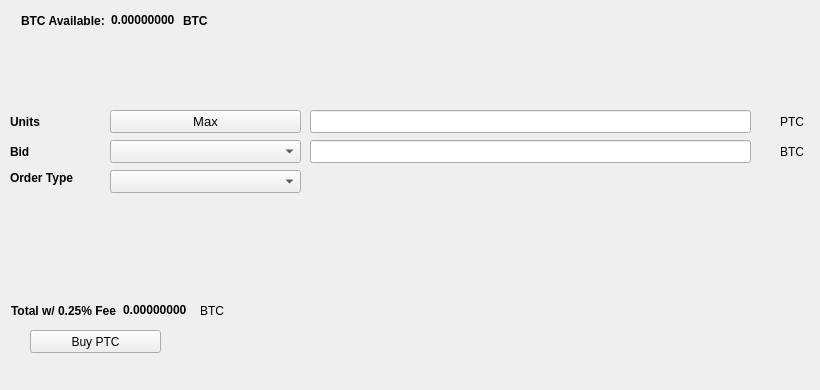
   <widget class="QWidget" name="BuyTab">
    <attribute name="title">
     <string>Buy</string>
    </attribute>
    <widget class="QPushButton" name="BuyPTC">
     <property name="geometry">
      <rect>
       <x>30</x>
       <y>330</y>
       <width>131</width>
       <height>23</height>
      </rect>
     </property>
     <property name="text">
      <string>Buy PTC</string>
     </property>
     <property name="icon">
      <iconset resource="../purpleturtle.qrc">
       <normaloff>:/icons/bitcoin</normaloff>:/icons/bitcoin</iconset>
     </property>
    </widget>
    <widget class="QLabel" name="label_3">
     <property name="geometry">
      <rect>
       <x>10</x>
       <y>110</y>
       <width>46</width>
       <height>23</height>
      </rect>
     </property>
     <property name="font">
      <font>
       <weight>75</weight>
       <bold>true</bold>
      </font>
     </property>
     <property name="text">
      <string>Units</string>
     </property>
    </widget>
    <widget class="QLineEdit" name="UnitsInput">
     <property name="geometry">
      <rect>
       <x>310</x>
       <y>110</y>
       <width>441</width>
       <height>23</height>
      </rect>
     </property>
     <property name="font">
      <font>
       <pointsize>9</pointsize>
       <weight>75</weight>
       <bold>true</bold>
      </font>
     </property>
    </widget>
    <widget class="QLineEdit" name="BuyBidPriceEdit">
     <property name="geometry">
      <rect>
       <x>310</x>
       <y>140</y>
       <width>441</width>
       <height>23</height>
      </rect>
     </property>
     <property name="font">
      <font>
       <pointsize>9</pointsize>
       <weight>75</weight>
       <bold>true</bold>
      </font>
     </property>
    </widget>
    <widget class="QLabel" name="label_4">
     <property name="geometry">
      <rect>
       <x>780</x>
       <y>110</y>
       <width>31</width>
       <height>23</height>
      </rect>
     </property>
     <property name="text">
      <string>PTC</string>
     </property>
    </widget>
    <widget class="QLabel" name="label_5">
     <property name="geometry">
      <rect>
       <x>780</x>
       <y>140</y>
       <width>31</width>
       <height>23</height>
      </rect>
     </property>
     <property name="text">
      <string>BTC</string>
     </property>
    </widget>
    <widget class="QLabel" name="label_6">
     <property name="geometry">
      <rect>
       <x>10</x>
       <y>140</y>
       <width>46</width>
       <height>23</height>
      </rect>
     </property>
     <property name="font">
      <font>
       <weight>75</weight>
       <bold>true</bold>
      </font>
     </property>
     <property name="text">
      <string>Bid</string>
     </property>
    </widget>
    <widget class="QLabel" name="label_7">
     <property name="geometry">
      <rect>
       <x>10</x>
       <y>170</y>
       <width>91</width>
       <height>16</height>
      </rect>
     </property>
     <property name="font">
      <font>
       <weight>75</weight>
       <bold>true</bold>
      </font>
     </property>
     <property name="text">
      <string>Order Type</string>
     </property>
    </widget>
    <widget class="QPushButton" name="Buy_Max_Amount">
     <property name="geometry">
      <rect>
       <x>110</x>
       <y>110</y>
       <width>191</width>
       <height>23</height>
      </rect>
     </property>
     <property name="font">
      <font>
       <pointsize>10</pointsize>
      </font>
     </property>
     <property name="text">
      <string>Max</string>
     </property>
    </widget>
    <widget class="QComboBox" name="BuyBidcomboBox">
     <property name="geometry">
      <rect>
       <x>110</x>
       <y>140</y>
       <width>191</width>
       <height>23</height>
      </rect>
     </property>
     <property name="font">
      <font>
       <pointsize>10</pointsize>
      </font>
     </property>
    </widget>
    <widget class="QComboBox" name="buyOrdertypeCombo">
     <property name="geometry">
      <rect>
       <x>110</x>
       <y>170</y>
       <width>191</width>
       <height>23</height>
      </rect>
     </property>
     <property name="font">
      <font>
       <pointsize>10</pointsize>
      </font>
     </property>
    </widget>
    <widget class="QWidget" name="layoutWidget1">
     <property name="geometry">
      <rect>
       <x>21</x>
       <y>11</y>
       <width>227</width>
       <height>19</height>
      </rect>
     </property>
     <layout class="QHBoxLayout" name="horizontalLayout_3">
      <item>
       <widget class="QLabel" name="label232">
        <property name="font">
         <font>
          <weight>75</weight>
          <bold>true</bold>
         </font>
        </property>
        <property name="text">
         <string>BTC Available:</string>
        </property>
       </widget>
      </item>
      <item>
       <widget class="QLabel" name="BtcAvailableLbl">
        <property name="palette">
         <palette>
          <active>
           <colorrole role="WindowText">
            <brush brushstyle="SolidPattern">
             <color alpha="255">
              <red>0</red>
              <green>0</green>
              <blue>0</blue>
             </color>
            </brush>
           </colorrole>
           <colorrole role="Button">
            <brush brushstyle="SolidPattern">
             <color alpha="255">
              <red>0</red>
              <green>170</green>
              <blue>0</blue>
             </color>
            </brush>
           </colorrole>
           <colorrole role="Light">
            <brush brushstyle="SolidPattern">
             <color alpha="255">
              <red>0</red>
              <green>255</green>
              <blue>0</blue>
             </color>
            </brush>
           </colorrole>
           <colorrole role="Midlight">
            <brush brushstyle="SolidPattern">
             <color alpha="255">
              <red>0</red>
              <green>212</green>
              <blue>0</blue>
             </color>
            </brush>
           </colorrole>
           <colorrole role="Dark">
            <brush brushstyle="SolidPattern">
             <color alpha="255">
              <red>0</red>
              <green>85</green>
              <blue>0</blue>
             </color>
            </brush>
           </colorrole>
           <colorrole role="Mid">
            <brush brushstyle="SolidPattern">
             <color alpha="255">
              <red>0</red>
              <green>113</green>
              <blue>0</blue>
             </color>
            </brush>
           </colorrole>
           <colorrole role="Text">
            <brush brushstyle="SolidPattern">
             <color alpha="255">
              <red>0</red>
              <green>170</green>
              <blue>0</blue>
             </color>
            </brush>
           </colorrole>
           <colorrole role="BrightText">
            <brush brushstyle="SolidPattern">
             <color alpha="255">
              <red>255</red>
              <green>255</green>
              <blue>255</blue>
             </color>
            </brush>
           </colorrole>
           <colorrole role="ButtonText">
            <brush brushstyle="SolidPattern">
             <color alpha="255">
              <red>0</red>
              <green>0</green>
              <blue>0</blue>
             </color>
            </brush>
           </colorrole>
           <colorrole role="Base">
            <brush brushstyle="SolidPattern">
             <color alpha="255">
              <red>255</red>
              <green>255</green>
              <blue>255</blue>
             </color>
            </brush>
           </colorrole>
           <colorrole role="Window">
            <brush brushstyle="SolidPattern">
             <color alpha="255">
              <red>0</red>
              <green>170</green>
              <blue>0</blue>
             </color>
            </brush>
           </colorrole>
           <colorrole role="Shadow">
            <brush brushstyle="SolidPattern">
             <color alpha="255">
              <red>0</red>
              <green>0</green>
              <blue>0</blue>
             </color>
            </brush>
           </colorrole>
           <colorrole role="AlternateBase">
            <brush brushstyle="SolidPattern">
             <color alpha="255">
              <red>127</red>
              <green>212</green>
              <blue>127</blue>
             </color>
            </brush>
           </colorrole>
           <colorrole role="ToolTipBase">
            <brush brushstyle="SolidPattern">
             <color alpha="255">
              <red>255</red>
              <green>255</green>
              <blue>220</blue>
             </color>
            </brush>
           </colorrole>
           <colorrole role="ToolTipText">
            <brush brushstyle="SolidPattern">
             <color alpha="255">
              <red>0</red>
              <green>0</green>
              <blue>0</blue>
             </color>
            </brush>
           </colorrole>
          </active>
          <inactive>
           <colorrole role="WindowText">
            <brush brushstyle="SolidPattern">
             <color alpha="255">
              <red>0</red>
              <green>0</green>
              <blue>0</blue>
             </color>
            </brush>
           </colorrole>
           <colorrole role="Button">
            <brush brushstyle="SolidPattern">
             <color alpha="255">
              <red>0</red>
              <green>170</green>
              <blue>0</blue>
             </color>
            </brush>
           </colorrole>
           <colorrole role="Light">
            <brush brushstyle="SolidPattern">
             <color alpha="255">
              <red>0</red>
              <green>255</green>
              <blue>0</blue>
             </color>
            </brush>
           </colorrole>
           <colorrole role="Midlight">
            <brush brushstyle="SolidPattern">
             <color alpha="255">
              <red>0</red>
              <green>212</green>
              <blue>0</blue>
             </color>
            </brush>
           </colorrole>
           <colorrole role="Dark">
            <brush brushstyle="SolidPattern">
             <color alpha="255">
              <red>0</red>
              <green>85</green>
              <blue>0</blue>
             </color>
            </brush>
           </colorrole>
           <colorrole role="Mid">
            <brush brushstyle="SolidPattern">
             <color alpha="255">
              <red>0</red>
              <green>113</green>
              <blue>0</blue>
             </color>
            </brush>
           </colorrole>
           <colorrole role="Text">
            <brush brushstyle="SolidPattern">
             <color alpha="255">
              <red>0</red>
              <green>170</green>
              <blue>0</blue>
             </color>
            </brush>
           </colorrole>
           <colorrole role="BrightText">
            <brush brushstyle="SolidPattern">
             <color alpha="255">
              <red>255</red>
              <green>255</green>
              <blue>255</blue>
             </color>
            </brush>
           </colorrole>
           <colorrole role="ButtonText">
            <brush brushstyle="SolidPattern">
             <color alpha="255">
              <red>0</red>
              <green>0</green>
              <blue>0</blue>
             </color>
            </brush>
           </colorrole>
           <colorrole role="Base">
            <brush brushstyle="SolidPattern">
             <color alpha="255">
              <red>255</red>
              <green>255</green>
              <blue>255</blue>
             </color>
            </brush>
           </colorrole>
           <colorrole role="Window">
            <brush brushstyle="SolidPattern">
             <color alpha="255">
              <red>0</red>
              <green>170</green>
              <blue>0</blue>
             </color>
            </brush>
           </colorrole>
           <colorrole role="Shadow">
            <brush brushstyle="SolidPattern">
             <color alpha="255">
              <red>0</red>
              <green>0</green>
              <blue>0</blue>
             </color>
            </brush>
           </colorrole>
           <colorrole role="AlternateBase">
            <brush brushstyle="SolidPattern">
             <color alpha="255">
              <red>127</red>
              <green>212</green>
              <blue>127</blue>
             </color>
            </brush>
           </colorrole>
           <colorrole role="ToolTipBase">
            <brush brushstyle="SolidPattern">
             <color alpha="255">
              <red>255</red>
              <green>255</green>
              <blue>220</blue>
             </color>
            </brush>
           </colorrole>
           <colorrole role="ToolTipText">
            <brush brushstyle="SolidPattern">
             <color alpha="255">
              <red>0</red>
              <green>0</green>
              <blue>0</blue>
             </color>
            </brush>
           </colorrole>
          </inactive>
          <disabled>
           <colorrole role="WindowText">
            <brush brushstyle="SolidPattern">
             <color alpha="255">
              <red>0</red>
              <green>85</green>
              <blue>0</blue>
             </color>
            </brush>
           </colorrole>
           <colorrole role="Button">
            <brush brushstyle="SolidPattern">
             <color alpha="255">
              <red>0</red>
              <green>170</green>
              <blue>0</blue>
             </color>
            </brush>
           </colorrole>
           <colorrole role="Light">
            <brush brushstyle="SolidPattern">
             <color alpha="255">
              <red>0</red>
              <green>255</green>
              <blue>0</blue>
             </color>
            </brush>
           </colorrole>
           <colorrole role="Midlight">
            <brush brushstyle="SolidPattern">
             <color alpha="255">
              <red>0</red>
              <green>212</green>
              <blue>0</blue>
             </color>
            </brush>
           </colorrole>
           <colorrole role="Dark">
            <brush brushstyle="SolidPattern">
             <color alpha="255">
              <red>0</red>
              <green>85</green>
              <blue>0</blue>
             </color>
            </brush>
           </colorrole>
           <colorrole role="Mid">
            <brush brushstyle="SolidPattern">
             <color alpha="255">
              <red>0</red>
              <green>113</green>
              <blue>0</blue>
             </color>
            </brush>
           </colorrole>
           <colorrole role="Text">
            <brush brushstyle="SolidPattern">
             <color alpha="255">
              <red>0</red>
              <green>85</green>
              <blue>0</blue>
             </color>
            </brush>
           </colorrole>
           <colorrole role="BrightText">
            <brush brushstyle="SolidPattern">
             <color alpha="255">
              <red>255</red>
              <green>255</green>
              <blue>255</blue>
             </color>
            </brush>
           </colorrole>
           <colorrole role="ButtonText">
            <brush brushstyle="SolidPattern">
             <color alpha="255">
              <red>0</red>
              <green>85</green>
              <blue>0</blue>
             </color>
            </brush>
           </colorrole>
           <colorrole role="Base">
            <brush brushstyle="SolidPattern">
             <color alpha="255">
              <red>0</red>
              <green>170</green>
              <blue>0</blue>
             </color>
            </brush>
           </colorrole>
           <colorrole role="Window">
            <brush brushstyle="SolidPattern">
             <color alpha="255">
              <red>0</red>
              <green>170</green>
              <blue>0</blue>
             </color>
            </brush>
           </colorrole>
           <colorrole role="Shadow">
            <brush brushstyle="SolidPattern">
             <color alpha="255">
              <red>0</red>
              <green>0</green>
              <blue>0</blue>
             </color>
            </brush>
           </colorrole>
           <colorrole role="AlternateBase">
            <brush brushstyle="SolidPattern">
             <color alpha="255">
              <red>0</red>
              <green>170</green>
              <blue>0</blue>
             </color>
            </brush>
           </colorrole>
           <colorrole role="ToolTipBase">
            <brush brushstyle="SolidPattern">
             <color alpha="255">
              <red>255</red>
              <green>255</green>
              <blue>220</blue>
             </color>
            </brush>
           </colorrole>
           <colorrole role="ToolTipText">
            <brush brushstyle="SolidPattern">
             <color alpha="255">
              <red>0</red>
              <green>0</green>
              <blue>0</blue>
             </color>
            </brush>
           </colorrole>
          </disabled>
         </palette>
        </property>
        <property name="font">
         <font>
          <weight>75</weight>
          <bold>true</bold>
         </font>
        </property>
        <property name="text">
         <string>0.00000000</string>
        </property>
        <property name="textInteractionFlags">
         <set>Qt::LinksAccessibleByMouse|Qt::TextSelectableByKeyboard|Qt::TextSelectableByMouse</set>
        </property>
       </widget>
      </item>
      <item>
       <widget class="QLabel" name="BtcAvailableLbl_2">
        <property name="font">
         <font>
          <weight>75</weight>
          <bold>true</bold>
         </font>
        </property>
        <property name="text">
         <string>BTC</string>
        </property>
       </widget>
      </item>
     </layout>
    </widget>
    <widget class="QWidget" name="layoutWidge2">
     <property name="geometry">
      <rect>
       <x>11</x>
       <y>301</y>
       <width>259</width>
       <height>19</height>
      </rect>
     </property>
     <layout class="QHBoxLayout" name="horizontalLayout_4">
      <item>
       <widget class="QLabel" name="label_9">
        <property name="font">
         <font>
          <weight>75</weight>
          <bold>true</bold>
         </font>
        </property>
        <property name="text">
         <string>Total w/ 0.25% Fee</string>
        </property>
       </widget>
      </item>
      <item>
       <widget class="QLabel" name="BuyCostLabel">
        <property name="palette">
         <palette>
          <active>
           <colorrole role="WindowText">
            <brush brushstyle="SolidPattern">
             <color alpha="255">
              <red>0</red>
              <green>0</green>
              <blue>0</blue>
             </color>
            </brush>
           </colorrole>
           <colorrole role="Button">
            <brush brushstyle="SolidPattern">
             <color alpha="255">
              <red>0</red>
              <green>170</green>
              <blue>0</blue>
             </color>
            </brush>
           </colorrole>
           <colorrole role="Light">
            <brush brushstyle="SolidPattern">
             <color alpha="255">
              <red>0</red>
              <green>255</green>
              <blue>0</blue>
             </color>
            </brush>
           </colorrole>
           <colorrole role="Midlight">
            <brush brushstyle="SolidPattern">
             <color alpha="255">
              <red>0</red>
              <green>212</green>
              <blue>0</blue>
             </color>
            </brush>
           </colorrole>
           <colorrole role="Dark">
            <brush brushstyle="SolidPattern">
             <color alpha="255">
              <red>0</red>
              <green>85</green>
              <blue>0</blue>
             </color>
            </brush>
           </colorrole>
           <colorrole role="Mid">
            <brush brushstyle="SolidPattern">
             <color alpha="255">
              <red>0</red>
              <green>113</green>
              <blue>0</blue>
             </color>
            </brush>
           </colorrole>
           <colorrole role="Text">
            <brush brushstyle="SolidPattern">
             <color alpha="255">
              <red>0</red>
              <green>170</green>
              <blue>0</blue>
             </color>
            </brush>
           </colorrole>
           <colorrole role="BrightText">
            <brush brushstyle="SolidPattern">
             <color alpha="255">
              <red>255</red>
              <green>255</green>
              <blue>255</blue>
             </color>
            </brush>
           </colorrole>
           <colorrole role="ButtonText">
            <brush brushstyle="SolidPattern">
             <color alpha="255">
              <red>0</red>
              <green>0</green>
              <blue>0</blue>
             </color>
            </brush>
           </colorrole>
           <colorrole role="Base">
            <brush brushstyle="SolidPattern">
             <color alpha="255">
              <red>255</red>
              <green>255</green>
              <blue>255</blue>
             </color>
            </brush>
           </colorrole>
           <colorrole role="Window">
            <brush brushstyle="SolidPattern">
             <color alpha="255">
              <red>0</red>
              <green>170</green>
              <blue>0</blue>
             </color>
            </brush>
           </colorrole>
           <colorrole role="Shadow">
            <brush brushstyle="SolidPattern">
             <color alpha="255">
              <red>0</red>
              <green>0</green>
              <blue>0</blue>
             </color>
            </brush>
           </colorrole>
           <colorrole role="AlternateBase">
            <brush brushstyle="SolidPattern">
             <color alpha="255">
              <red>127</red>
              <green>212</green>
              <blue>127</blue>
             </color>
            </brush>
           </colorrole>
           <colorrole role="ToolTipBase">
            <brush brushstyle="SolidPattern">
             <color alpha="255">
              <red>255</red>
              <green>255</green>
              <blue>220</blue>
             </color>
            </brush>
           </colorrole>
           <colorrole role="ToolTipText">
            <brush brushstyle="SolidPattern">
             <color alpha="255">
              <red>0</red>
              <green>0</green>
              <blue>0</blue>
             </color>
            </brush>
           </colorrole>
          </active>
          <inactive>
           <colorrole role="WindowText">
            <brush brushstyle="SolidPattern">
             <color alpha="255">
              <red>0</red>
              <green>0</green>
              <blue>0</blue>
             </color>
            </brush>
           </colorrole>
           <colorrole role="Button">
            <brush brushstyle="SolidPattern">
             <color alpha="255">
              <red>0</red>
              <green>170</green>
              <blue>0</blue>
             </color>
            </brush>
           </colorrole>
           <colorrole role="Light">
            <brush brushstyle="SolidPattern">
             <color alpha="255">
              <red>0</red>
              <green>255</green>
              <blue>0</blue>
             </color>
            </brush>
           </colorrole>
           <colorrole role="Midlight">
            <brush brushstyle="SolidPattern">
             <color alpha="255">
              <red>0</red>
              <green>212</green>
              <blue>0</blue>
             </color>
            </brush>
           </colorrole>
           <colorrole role="Dark">
            <brush brushstyle="SolidPattern">
             <color alpha="255">
              <red>0</red>
              <green>85</green>
              <blue>0</blue>
             </color>
            </brush>
           </colorrole>
           <colorrole role="Mid">
            <brush brushstyle="SolidPattern">
             <color alpha="255">
              <red>0</red>
              <green>113</green>
              <blue>0</blue>
             </color>
            </brush>
           </colorrole>
           <colorrole role="Text">
            <brush brushstyle="SolidPattern">
             <color alpha="255">
              <red>0</red>
              <green>170</green>
              <blue>0</blue>
             </color>
            </brush>
           </colorrole>
           <colorrole role="BrightText">
            <brush brushstyle="SolidPattern">
             <color alpha="255">
              <red>255</red>
              <green>255</green>
              <blue>255</blue>
             </color>
            </brush>
           </colorrole>
           <colorrole role="ButtonText">
            <brush brushstyle="SolidPattern">
             <color alpha="255">
              <red>0</red>
              <green>0</green>
              <blue>0</blue>
             </color>
            </brush>
           </colorrole>
           <colorrole role="Base">
            <brush brushstyle="SolidPattern">
             <color alpha="255">
              <red>255</red>
              <green>255</green>
              <blue>255</blue>
             </color>
            </brush>
           </colorrole>
           <colorrole role="Window">
            <brush brushstyle="SolidPattern">
             <color alpha="255">
              <red>0</red>
              <green>170</green>
              <blue>0</blue>
             </color>
            </brush>
           </colorrole>
           <colorrole role="Shadow">
            <brush brushstyle="SolidPattern">
             <color alpha="255">
              <red>0</red>
              <green>0</green>
              <blue>0</blue>
             </color>
            </brush>
           </colorrole>
           <colorrole role="AlternateBase">
            <brush brushstyle="SolidPattern">
             <color alpha="255">
              <red>127</red>
              <green>212</green>
              <blue>127</blue>
             </color>
            </brush>
           </colorrole>
           <colorrole role="ToolTipBase">
            <brush brushstyle="SolidPattern">
             <color alpha="255">
              <red>255</red>
              <green>255</green>
              <blue>220</blue>
             </color>
            </brush>
           </colorrole>
           <colorrole role="ToolTipText">
            <brush brushstyle="SolidPattern">
             <color alpha="255">
              <red>0</red>
              <green>0</green>
              <blue>0</blue>
             </color>
            </brush>
           </colorrole>
          </inactive>
          <disabled>
           <colorrole role="WindowText">
            <brush brushstyle="SolidPattern">
             <color alpha="255">
              <red>0</red>
              <green>85</green>
              <blue>0</blue>
             </color>
            </brush>
           </colorrole>
           <colorrole role="Button">
            <brush brushstyle="SolidPattern">
             <color alpha="255">
              <red>0</red>
              <green>170</green>
              <blue>0</blue>
             </color>
            </brush>
           </colorrole>
           <colorrole role="Light">
            <brush brushstyle="SolidPattern">
             <color alpha="255">
              <red>0</red>
              <green>255</green>
              <blue>0</blue>
             </color>
            </brush>
           </colorrole>
           <colorrole role="Midlight">
            <brush brushstyle="SolidPattern">
             <color alpha="255">
              <red>0</red>
              <green>212</green>
              <blue>0</blue>
             </color>
            </brush>
           </colorrole>
           <colorrole role="Dark">
            <brush brushstyle="SolidPattern">
             <color alpha="255">
              <red>0</red>
              <green>85</green>
              <blue>0</blue>
             </color>
            </brush>
           </colorrole>
           <colorrole role="Mid">
            <brush brushstyle="SolidPattern">
             <color alpha="255">
              <red>0</red>
              <green>113</green>
              <blue>0</blue>
             </color>
            </brush>
           </colorrole>
           <colorrole role="Text">
            <brush brushstyle="SolidPattern">
             <color alpha="255">
              <red>0</red>
              <green>85</green>
              <blue>0</blue>
             </color>
            </brush>
           </colorrole>
           <colorrole role="BrightText">
            <brush brushstyle="SolidPattern">
             <color alpha="255">
              <red>255</red>
              <green>255</green>
              <blue>255</blue>
             </color>
            </brush>
           </colorrole>
           <colorrole role="ButtonText">
            <brush brushstyle="SolidPattern">
             <color alpha="255">
              <red>0</red>
              <green>85</green>
              <blue>0</blue>
             </color>
            </brush>
           </colorrole>
           <colorrole role="Base">
            <brush brushstyle="SolidPattern">
             <color alpha="255">
              <red>0</red>
              <green>170</green>
              <blue>0</blue>
             </color>
            </brush>
           </colorrole>
           <colorrole role="Window">
            <brush brushstyle="SolidPattern">
             <color alpha="255">
              <red>0</red>
              <green>170</green>
              <blue>0</blue>
             </color>
            </brush>
           </colorrole>
           <colorrole role="Shadow">
            <brush brushstyle="SolidPattern">
             <color alpha="255">
              <red>0</red>
              <green>0</green>
              <blue>0</blue>
             </color>
            </brush>
           </colorrole>
           <colorrole role="AlternateBase">
            <brush brushstyle="SolidPattern">
             <color alpha="255">
              <red>0</red>
              <green>170</green>
              <blue>0</blue>
             </color>
            </brush>
           </colorrole>
           <colorrole role="ToolTipBase">
            <brush brushstyle="SolidPattern">
             <color alpha="255">
              <red>255</red>
              <green>255</green>
              <blue>220</blue>
             </color>
            </brush>
           </colorrole>
           <colorrole role="ToolTipText">
            <brush brushstyle="SolidPattern">
             <color alpha="255">
              <red>0</red>
              <green>0</green>
              <blue>0</blue>
             </color>
            </brush>
           </colorrole>
          </disabled>
         </palette>
        </property>
        <property name="font">
         <font>
          <weight>75</weight>
          <bold>true</bold>
         </font>
        </property>
        <property name="autoFillBackground">
         <bool>false</bool>
        </property>
        <property name="text">
         <string>0.00000000</string>
        </property>
        <property name="textInteractionFlags">
         <set>Qt::LinksAccessibleByMouse|Qt::TextSelectableByMouse</set>
        </property>
       </widget>
      </item>
      <item>
       <widget class="QLabel" name="label_10">
        <property name="font">
         <font>
          <weight>50</weight>
          <bold>false</bold>
         </font>
        </property>
        <property name="text">
         <string>BTC</string>
        </property>
       </widget>
      </item>
     </layout>
    </widget>
    <widget class="QLabel" name="label_24">
     <property name="geometry">
      <rect>
       <x>460</x>
       <y>300</y>
       <width>281</width>
       <height>81</height>
      </rect>
     </property>
     <property name="text">
      <string/>
     </property>
     <property name="pixmap">
      <pixmap>:/images/bittrex</pixmap>
     </property>
    </widget>
   </widget>
